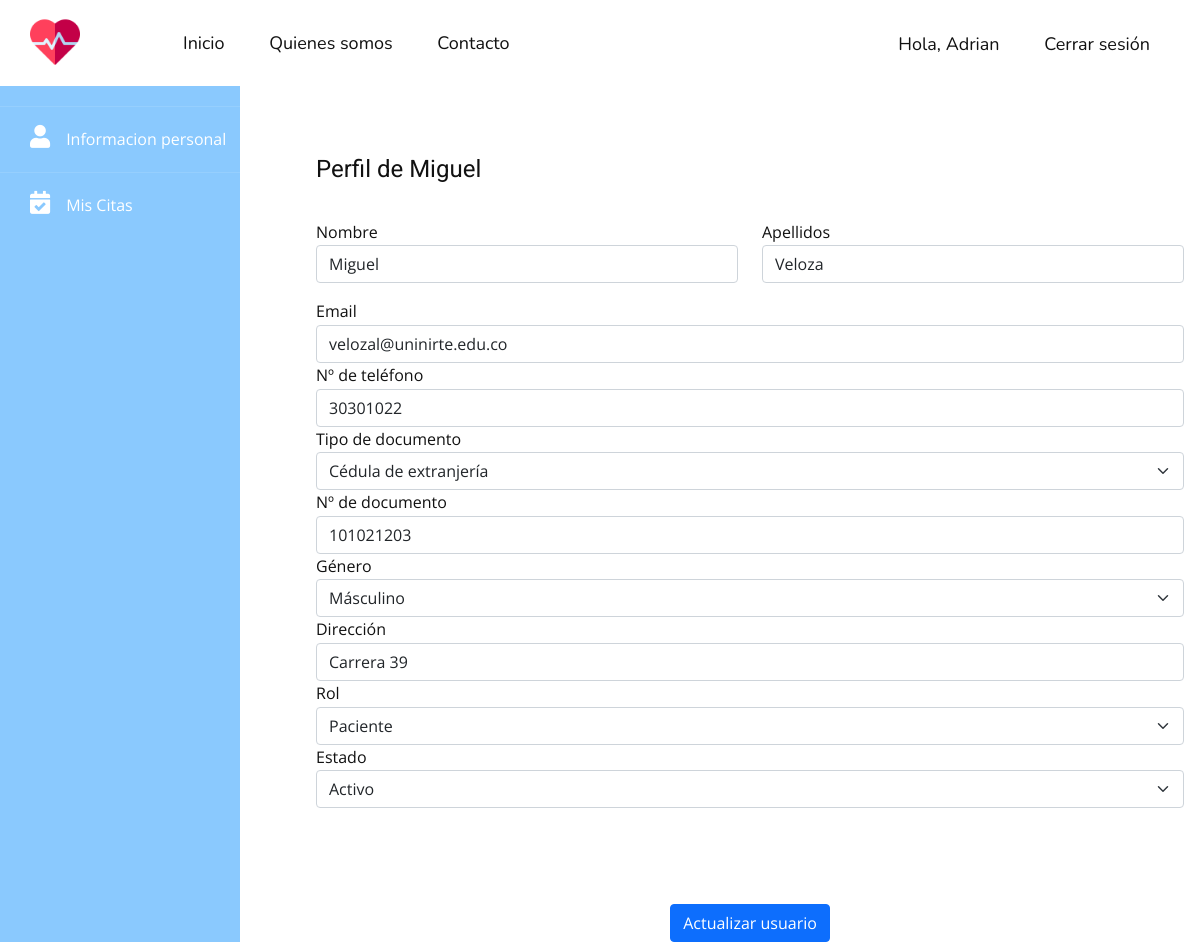
The page /users/3 (signed in) on the database as committed earlier.
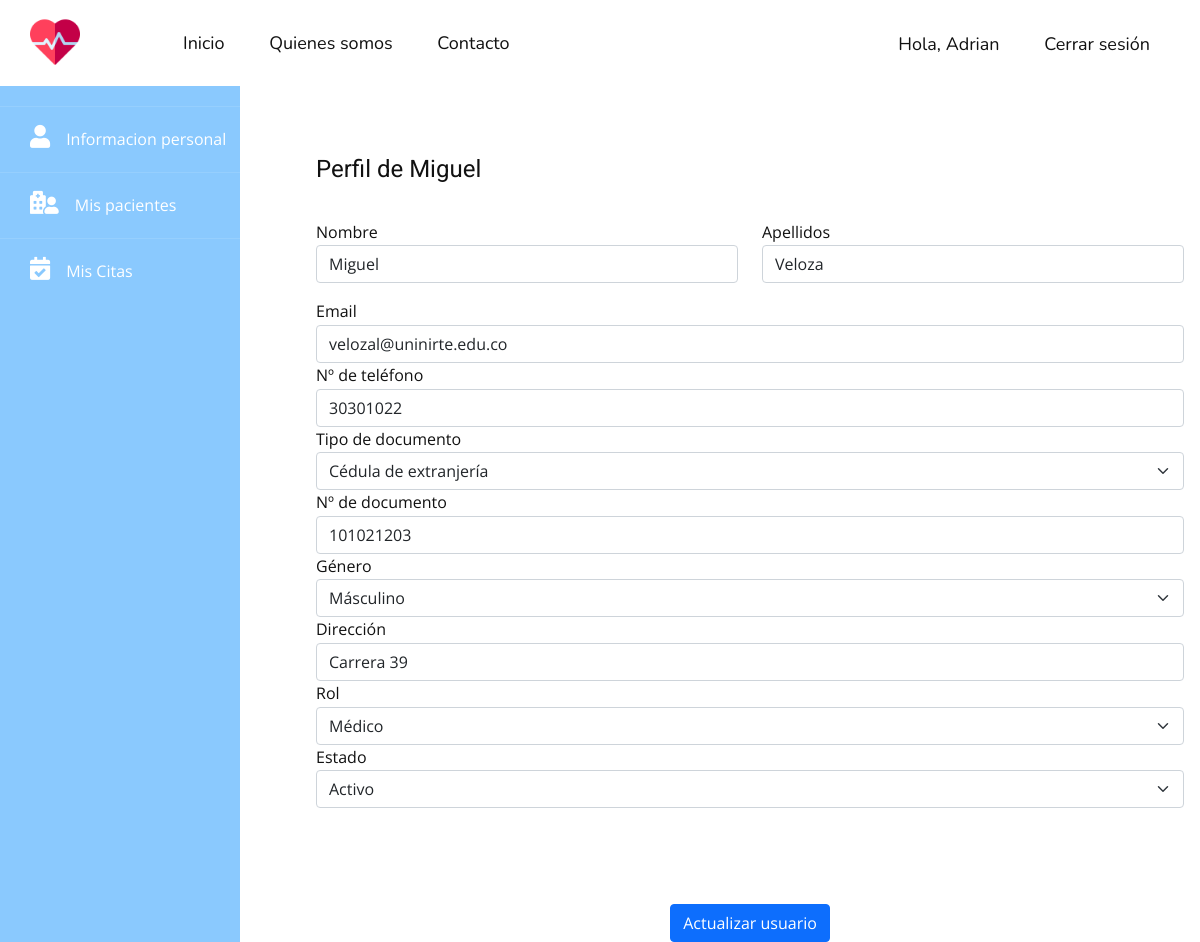
The same page on the database as committed later.
### app.py (the view, shortened to what this page needs)
@app.route('/users/<id>', methods=('GET', 'POST'))
@login_required
def get_user(id):
    try:
        if request.method == 'GET':
            db = get_db()
            user = db.execute(
                'SELECT id, first_name, last_name, email, phone, document_type, document_number, gender, address, role, status FROM users WHERE id = ?',
                (id,)).fetchone()
            if user:
                return render_template('/users/user-profile.html', user=user)
            flash("No se encontro el usuario con id " + id, "danger")
    except Exception as e:
        flash(f'Ha ocurrido el siguiente error: {e}', "danger")
        return redirect(url_for('all_users'))
    return redirect(url_for('all_users'))

### app.py (called while the page is built)
def login_required(view):
    @functools.wraps(view)
    def wrapped_view(**kwargs):
        if g.user is None:
            return redirect(url_for('login'))
        return view(**kwargs)
    return wrapped_view

@app.before_request
def load_logged_in_user():
    user_id = session.get('user_id')
    if user_id is None:
        g.user = None
    else:
        db = get_db()
        g.user = db.execute('SELECT * FROM users WHERE id = ?', (user_id,)).fetchone()

### db.py (called while the page is built)
def get_db():
    try:
        if 'db' not in g:
            g.db = sqlite3.connect('hospital.db')
        return g.db
    except Error:
        print(Error)

### templates/users/user-profile.html (shortened to what this page needs)
{% extends "layout.html" %}
{% block content %}
    {% include '/template-parts/sidebar.html' %}
    <div class="main">
        <form action="{{ url_for('get_user', id=user[0]) }}" method="post">
            <div class="col border-right">
                <div class="p-3 py-5">
                    <div class="d-flex justify-content-between align-items-center mb-3">
                        <h4 class="text-right">Perfil de {{ user[1] }}</h4>
                    </div>
                    <div class="row mt-2">
                        <div class="col-md-6">
                            <label class="labels">Nombre</label>
                            <input type="text" class="form-control" name="first_name" value="{{ user[1] }}">
                        </div>
                        <div class="col-md-6">
                            <label class="labels">Apellidos</label>
                            <input type="text" class="form-control" name="last_name" value="{{ user[2] }}">
                        </div>
                    </div>
                    <div class="row mt-3">
                        <div class="col-md-12">
                            <label class="labels">Email</label>
                            <input type="email" class="form-control" name="email" value="{{ user[3] }}">
                        </div>
                        <div class="col-md-12">
                            <label class="labels">Nº de teléfono</label>
                            <input type="text" class="form-control" name="phone" value="{{ user[4] }}">
                        </div>
                        <div class="col-md-12">
                            <label for="phone_number">Tipo de documento</label>
                            <select class="form-select" id="phone_number" name="document_type">
                                <option value="CE" {{ 'selected' if user[5] == 'CE' }}>Cédula de extranjería</option>
                            </select>
                        </div>
                    </div>
                    <div class="col-md-12">
                        <label class="labels">Nº de documento</label>
                        <input type="text" class="form-control" name="document_number" value="{{ user[6] }}">
                    </div>
                    <div class="col-md-12">
                        <label for="gender">Género</label>
                        <select class="form-select" id="gender" name="gender">
                            <option value="M" {{ 'selected' if user[7] == 'M' }}>Másculino</option>
                        </select>
                    </div>
                    <div class="col-md-12">
                        <label class="labels">Dirección</label>
                        <input type="text" class="form-control" name="address" value="{{ user [8] }}">
                    </div>
                    <div class="col-md-12">
                        <label for="role">Rol</label>
                        <select class="form-select" id="role" name="role" aria-label="Default select example">
                            <option value="3" {{ 'selected' if user[9] == 3 }}>Paciente</option>
                            <option value="2" {{ 'selected' if user[9] == 2 }}>Médico</option>
                        </select>
                    </div>
                    <div class="col-md-12">
                        <label for="role">Estado</label>
                        <select class="form-select" id="role" name="status" aria-label="Default select example">
                            <option value="1" {{ 'selected' if user[10] == 1 }}>Activo</option>
                        </select>
                    </div>
                </div>
                <div class="mt-5 text-center">
                    <button class="btn btn-primary profile-button" type="submit">Actualizar usuario</button>
                </div>
            </div>
        </form>
    </div>
{% endblock %}

Rows that differ between the two databases and show on the page:
changed users "Adrian": role 3 → 2 (drawn)
Other text that changed with them:
form field role: "Paciente" → "Médico"
text now shown: "Mis pacientes"
